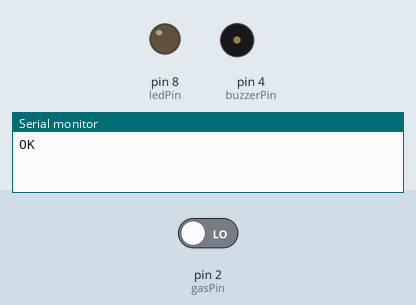
This sketch was run on a simulated Arduino Uno, built with avr-gcc and run on an emulated ATmega328P. Shown: output pins drawn as LEDs (lit = HIGH), buzzer (waves = sounding, pin HIGH), the last lines printed to the serial monitor. The inputs (shaded band) are chosen by the test bench; at power-on: pin 2 (gasPin) LOW. The modem accepts every AT command (registered, SIM ready, sends succeed) and sends nothing else.

Above: at 2.2 s.
2.3 s: pin 2 (gasPin) driven HIGH
At 3.1 s:
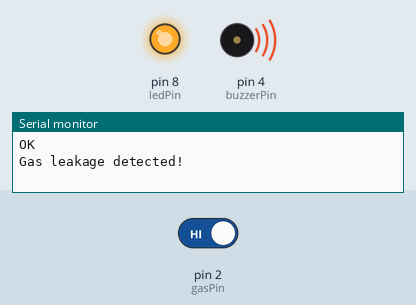
5.3 s: pin 2 (gasPin) driven LOW
At 5.7 s:
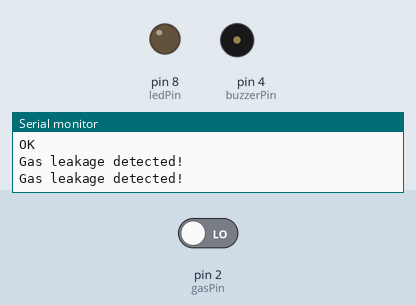
Timing chart, 0 to 8.3 s (numbered marks = the images above; inputs shaded):
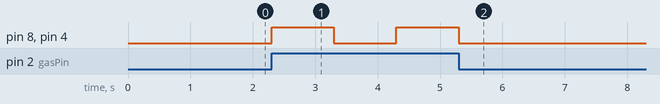

Measured:
- after the input at 2.3 s, pin 8 (ledPin), pin 4 (buzzerPin): LOW → HIGH at once, → LOW 1.0 s later, → HIGH 1.0 s later
- after the input at 5.3 s, pin 8 (ledPin), pin 4 (buzzerPin): goes on until 5.3 s, then stays LOW

The sketch:

gas_detect_sms.ino
```cpp
#include <SoftwareSerial.h>

const byte rxPin = 0;
const byte txPin = 1;

SoftwareSerial esp8266(rxPin, txPin); //SoftwareSerial esp8266(0, 1); // RX, TX (connect RX to TX and TX to RX on ESP8266)

int gasPin = 2;
int ledPin = 8;
int buzzerPin = 4;

void setup() {
  pinMode(gasPin, INPUT);
  pinMode(ledPin, OUTPUT);
  pinMode(buzzerPin, OUTPUT);
  Serial.begin(9600);
  esp8266.begin(9600); //defining voltage for the serial communication
  sendCommand("AT+CMGF=1"); //Setting my modem to SMS mode
}

void loop() {
  int gasValue = digitalRead(gasPin);

  if (gasValue == HIGH) {
    digitalWrite(ledPin, HIGH);
    digitalWrite(buzzerPin, HIGH);
    Serial.println("Gas leakage detected!");
    delay(1000);
    digitalWrite(ledPin, LOW);
    digitalWrite(buzzerPin, LOW);
    delay(1000);
  }
}

void sendCommand(String cmd) {
  esp8266.println(cmd);
  delay(1000);
  while (esp8266.available()) {
    Serial.println(esp8266.readStringUntil('\n'));
  }
}

void sendSMS(String message) {
  sendCommand("AT+CMGS=\"+250788743328\"");
  sendCommand(message);
  esp8266.write(0x1A); //Indicating the end of message with SUB like Ctrl + Z
  delay(2000);
}
```
